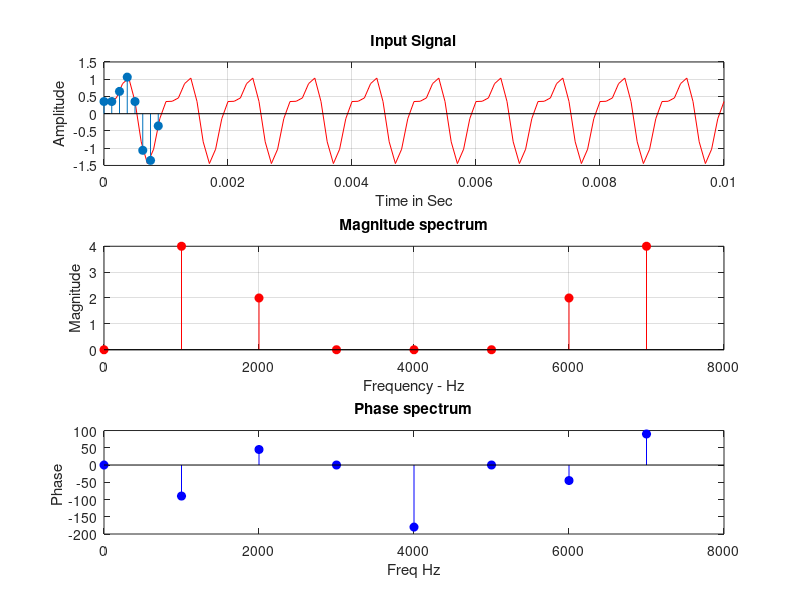

MATLAB code for this plot:
clear all;
close all;
clc;

% DFT 

Ts = 0.001;
Tp = 1;
t = 0:0.0001:10e-3;
dc = 0.5;
xt = sin(2 * pi * 1000 * t) + dc * sin(2 * pi * 2000 * t + (3 * pi / 4));
N = 8;
n = 0 : N-1;
Fs = 8000;
Ts = 1 / Fs;
xn = sin(2 * pi * 1000 * n * Ts) + dc * sin(2 * pi * 2000 * n * Ts + (3 * pi/4));
t1 = n.*Ts;
subplot(3,1,1);
plot(t,xt,"r");
hold on;
stem(t1,xn,"filled");
xlabel("Time in Sec");
ylabel("Amplitude");
title("Input Signal");
grid;
xk = zeros(1,N);
for k = 0:N-1
    for n = 0:N-1
        xk(k+1) = xk(k+1) + xn(n+1) * exp(-j * 2 * pi * k * n/N);
    end
end        
magnitude = abs(xk);
k = 0:N-1;
Df = Fs/N;
Fk = k*Df;
subplot(3,1,2);
stem(Fk,magnitude,"filled","r");
xlabel("Frequency - Hz");
ylabel("Magnitude");
xlim([0 Fs]);
title("Magnitude spectrum");
grid;


phase = angle(round(xk));
phase = (phase.*180)/pi;
subplot(3,1,3);
stem(Fk,phase,"filled","b");
xlabel("Freq Hz");
ylabel("Phase ");
xlim([0 Fs]);
title("Phase spectrum");

pause